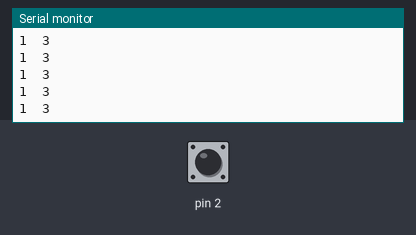
The sketch below on a simulated Arduino Uno, built with avr-gcc and run on an emulated ATmega328P. Parts: the last lines printed to the serial monitor. Inputs (shaded band) come from the test bench; at power-on: pin 2 HIGH.

Above: at 1.3 s.
1.4 s: pin 2 pulled LOW for 0.3 s
At 1.69 s:
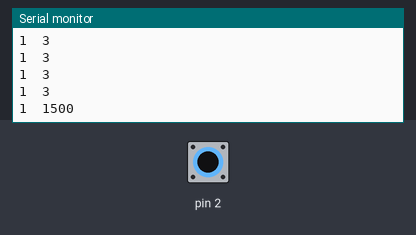
3.2 s: pin 2 pulled LOW for 3.2 s
At 6.97 s:
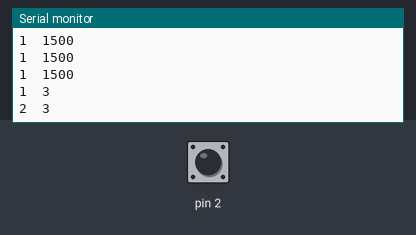
Timing chart, 0 to 8.5 s (numbered marks = the images above; inputs shaded):
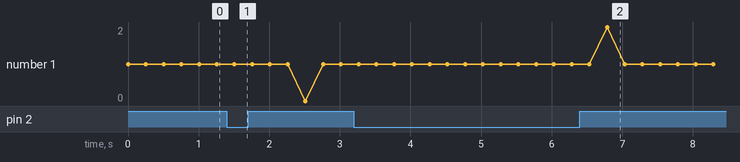

The sketch:

CapacitiveSensorDemo.ino
```cpp
#include <CapacitiveSensor.h>

/*
 * CapitiveSense Library Demo Sketch
 * Paul Badger 2008
 * Uses a high value resistor e.g. 10M between send pin and receive pin
 * Resistor effects sensitivity, experiment with values, 50K - 50M. Larger resistor values yield larger sensor values.
 * Receive pin is the sensor pin - try different amounts of foil/metal on this pin
 *
 * Modified by Phillip David Stearns for PGTE_5585_F2019
 *
 */


CapacitiveSensor   cs_4_2 = CapacitiveSensor(4,2);        // 10M resistor between pins 4 & 2, pin 2 is sensor pin, add a wire and or foil if desired

void setup()
{
   cs_4_2.reset_CS_AutoCal();
   cs_4_2.set_CS_AutocaL_Millis(0xFFFFFFFF);     // turn off autocalibrate on channel 1 - just as an example
   Serial.begin(9600);
}

void loop()
{
    long start = millis();
    long total1 =  cs_4_2.capacitiveSensor(10);

    Serial.print(millis() - start);        // check on performance in milliseconds
    Serial.print("\t");                    // tab character for debug windown spacing

    Serial.println(total1);                  // print sensor output 1

    delay(250);                             // arbitrary delay to limit data to serial port
}
```

Measured:
- after the input at 1.4 s, the serial monitor: prints a new line after 0.11 s (image 1)
- after the input at 3.2 s, the serial monitor: prints a new line after 3.6 s (image 2)
